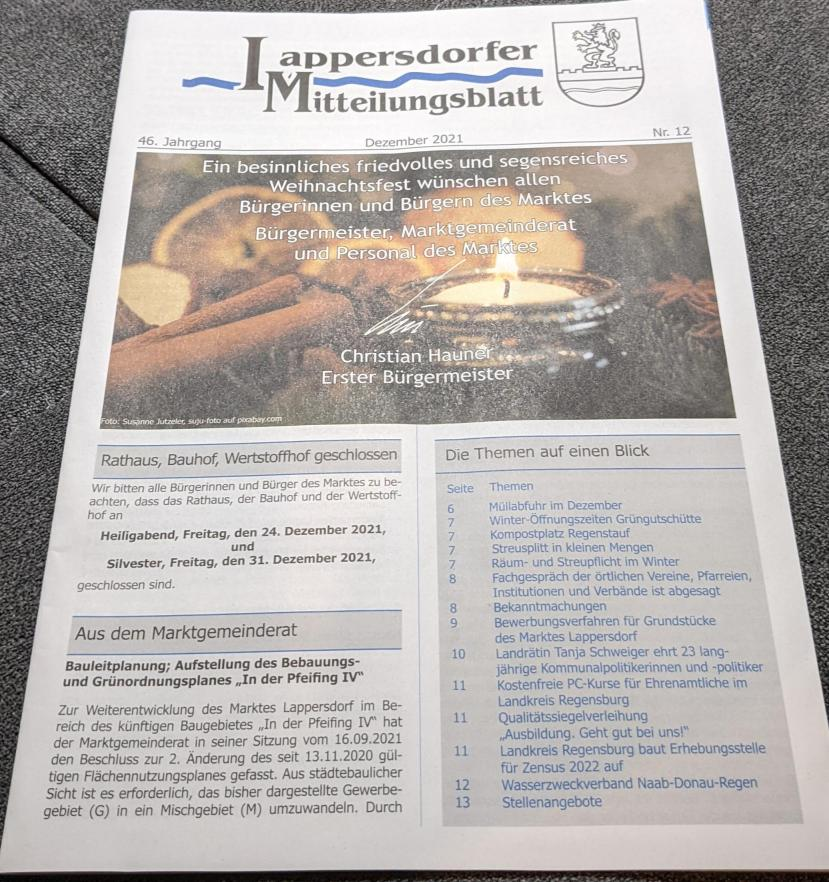
#> input picture lesson_8/data/document.jpg, 829 x 882 px, found by its file name
$ jupyter execute Homework.ipynb
#> lines starting #> are read from the running program, lines starting #| are printed output that depends on the picture
# HOMEWORK 8

In this homework you are going to implement your first machine learning algorithm to automatically binarize document images. The goal of document binarization is to seprate the characters (letters) from everything else. This is the crucial part for automatic document understanding and information extraction from the . In order to do so, you will use the Otsu thresholding algorithm.

At the end of this notebook, there are a couple of questions for you to answer.

[cell 1]
import cv2
import math
import numpy as np
from matplotlib import pyplot as plt
plt.rcParams['figure.figsize'] = [15, 10]

Let's load the document image we will be working on in this homework.

[cell 2]
img = cv2.imread('../data/document.jpg')
#> img is the input picture: shape (882, 829, 3); mean B, G, R 170.9, 173.4, 178.4
img = cv2.cvtColor(img, cv2.COLOR_BGR2GRAY)
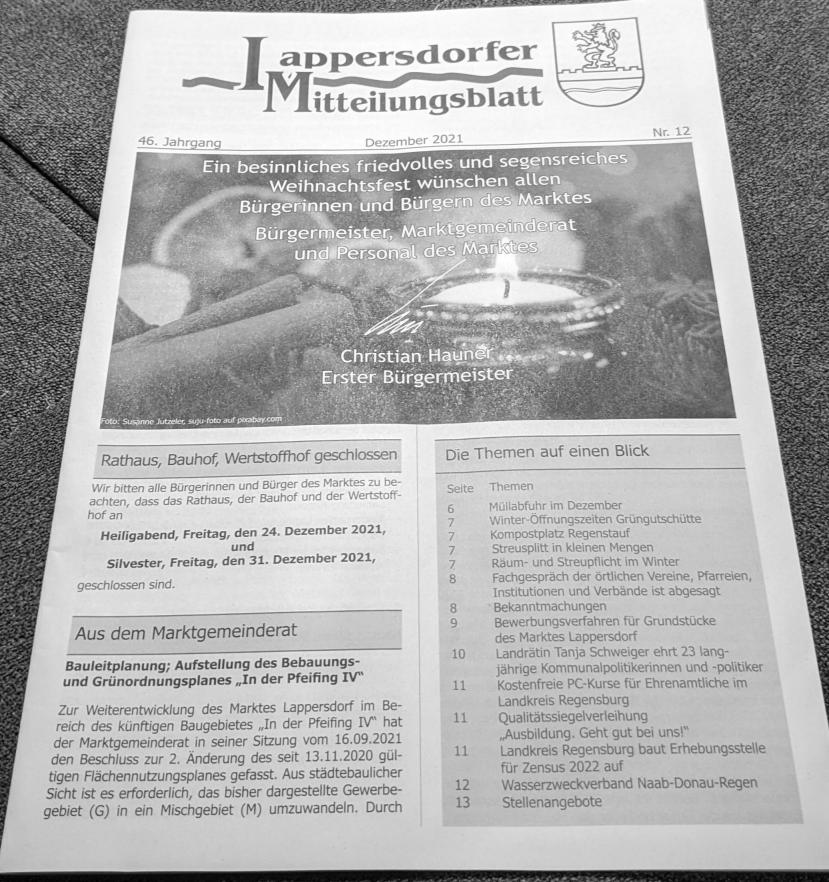
#> img: shape (882, 829); min 0, max 255, mean 174.6
plt.imshow(img, cmap='gray')

First, let's have a look at the histogram.

[cell 3]
h = np.histogram(img, 256)
plt.bar(h[1][0:-1], h[0])
plt.xlabel('Colour'), plt.ylabel('Count')
plt.grid(True)
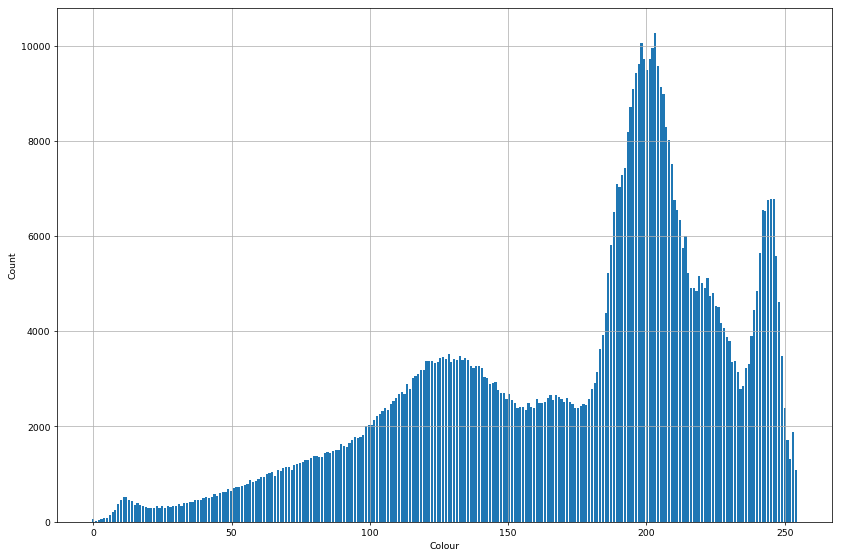
#> figure drawn by matplotlib, 1 panel; tallest bar 10273 high, from x = 202.8 to 203.6

### Otsu Thresholding

Let's now implement the Otsu thresholding algorithm. Remember that the algorithm consists of an optimization process that finds the thresholds that minimizes the intra-class variance or, equivalently, maximizes the inter-class variance.

In this homework, you are going to demonstrate the working principle of the Otsu algorithm. Therefore, you won't have to worry about an efficient implementation, we are going to use the brute force approach here.

[cell 4]
# Get image dimensions
rows, cols = img.shape
#> rows = 882; cols = 829
# Compute the total amount of image pixels
num_pixels = rows * cols
#> num_pixels = 731178

# Initializations
best_wcv = 1e6  # Best within-class variance (wcv)
opt_th = None   # Threshold corresponding to the best wcv

# Brute force search using all possible thresholds (levels of gray)
for th in range(0, 256):
    # Extract the image pixels corresponding to the foreground
    foreground = [elem for elem in np.concatenate(img) if elem <= th]
    #print(len(foreground))
    # Extract the image pixels corresponding to the background
    background = [elem for elem in np.concatenate(img) if elem > th]
    #print(len(background))

    # If foreground or background are empty, continue
    if len(foreground) == 0 or len(background) == 0:
        continue

    # Compute class-weights (omega parameters) for foreground and background
    omega_f = len(foreground) / num_pixels
    omega_b = 1 - omega_f

    # Compute pixel variance for foreground and background
    # Hint: Check out the var function from numpy ;-)
    # https://numpy.org/doc/stable/reference/generated/numpy.var.html
    sigma2_f = np.var(foreground)
    sigma2_b = np.var(background)

    # Compute the within-class variance
    wcv = omega_f * sigma2_f * sigma2_f + omega_b * sigma2_b * sigma2_b

    # Perform the optimization
    if wcv < best_wcv:
        best_wcv = wcv
        opt_th = th

# Print out the optimal threshold found by Otsu algorithm
print('Optimal threshold', opt_th)
